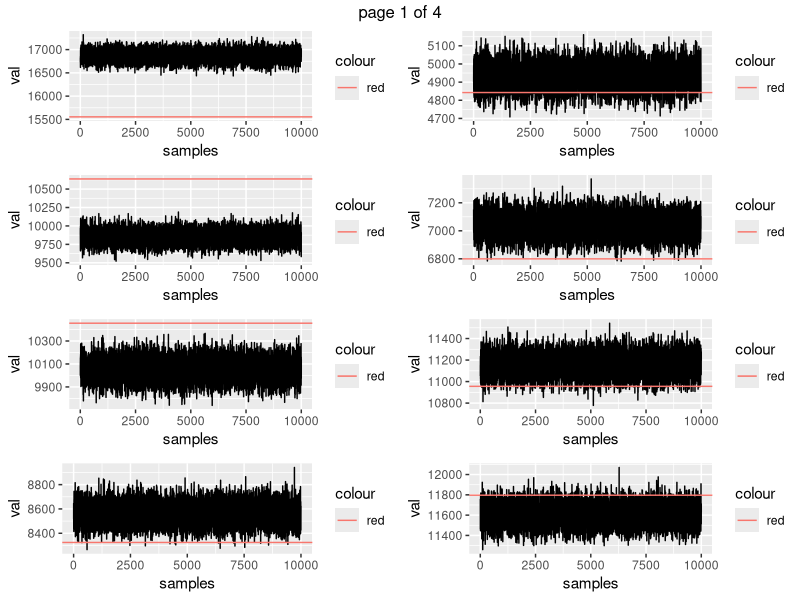
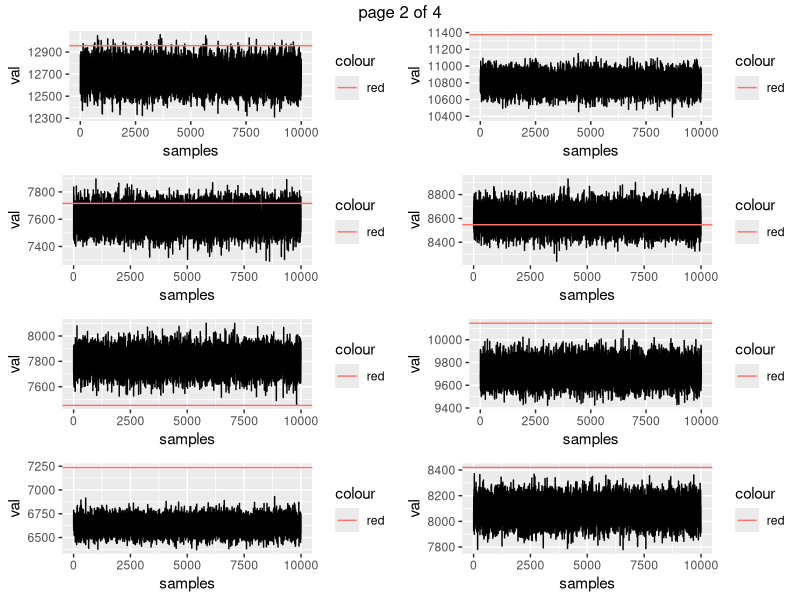
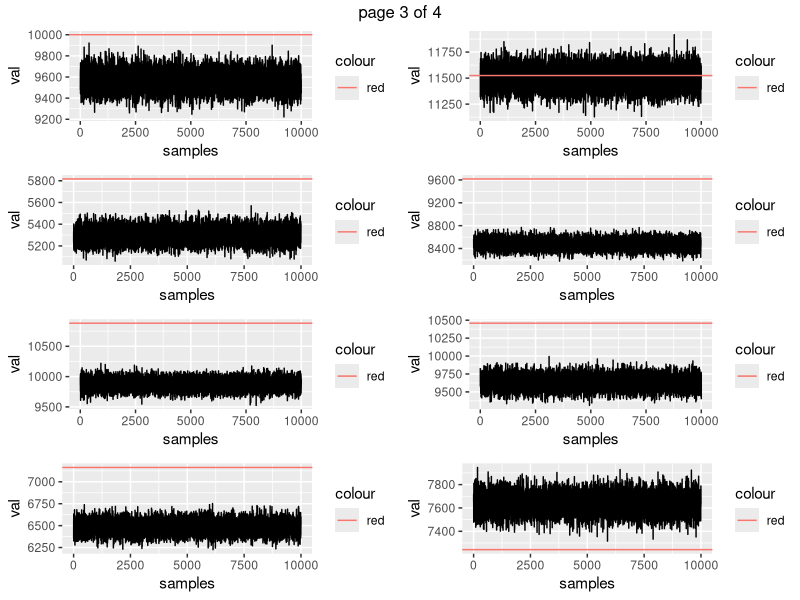
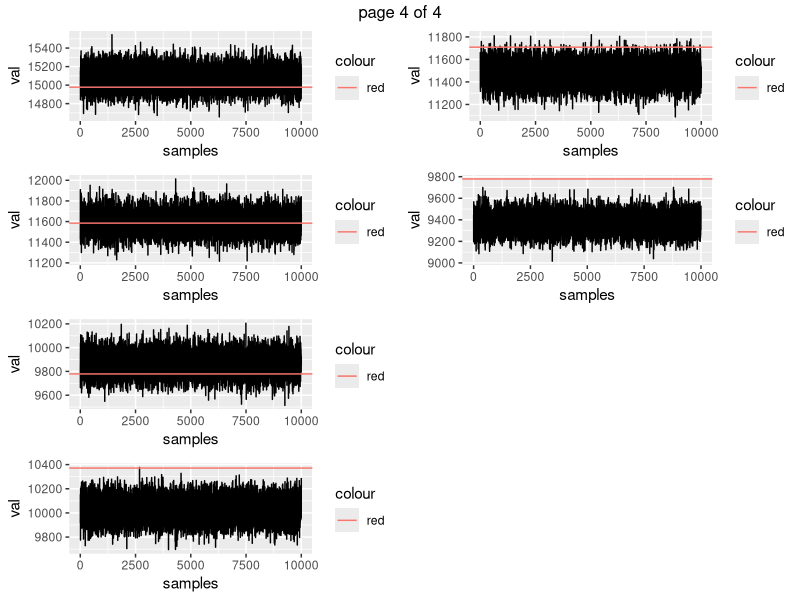

These charts were generated, in order, by the following R code:
library(tidyverse)
library(gtools) # for dirichlet
library(matrixStats) # for logSumExp trick
library(gridExtra) # for multiple plots on pdf

# for reproducibility
set.seed(42)

load_data <- function(path) {
  return()
}

rmc <- function(x0, length, pi0, pi) {
  S <- 0:(nrow(pi)-1)
  x0 <- sample(S, 1, prob = pi0)
  X <- rep(0, length)
  X[1] <- x0
  for (t in 2:length) {
    X[t] <- sample(S, 1, prob = pi[X[t-1] + 1,])
  }
  return(X)
}

simulate_data <- function(M, B, C) {
  # disproportion parameter
  dir.ralpha <- 10
  
  # initial probability (uniform)
  pi0 <- rep(1/M, M)
    
  # transition probability (dirichlet)
  pi <- matrix(nrow = M, ncol = M)
  for (i in 1:M) {
    dir.alpha.i <- rep(1, M)
    dir.alpha.i[i] <- dir.ralpha
    pi[i,] <- rdirichlet(1, dir.alpha.i)
  }  
  
  # read depth (gamma)
  gamma.a <- 10
  gamma.b <- 1000
  
  s <- rgamma(C, gamma.a, scale = gamma.b)
  
  # copy numbers (markov chain)
  X <- rmc(x0, B, pi0, pi)
  
  # fix per-copy expression
  mu <- rbeta(B, 1, 1000)
  
  # simulate reads (poisson)
  Y <- matrix(nrow = B, ncol = C)
  pois.mean <- t(X * t(mu %*% t(s)))
  stopifnot(all(dim(pois.mean) == c(B, C)))
  
  # sample Y from poisson and return the dataset
  for (c in 1:C) {
    Y[,c] <- rpois(B, pois.mean[,c])
  }
  return(list(pi0 = pi0, 
              pi = pi,
              s = s,
              X = X, 
              mu = mu,
              Y = Y))
}

gs_step <- function() {
  return() 
}

M <- 4
B <- 1000
C <- 30

dataset <- simulate_data(M, B, C)

n.test <- 10000 # simulations for test purposes
# TEST 1
# estimate s and fix all the rest

a0 <- .01
b0 <- 100

gamma.a <- a0 + apply(dataset$Y, MARGIN = 2, sum) # vector len C
gamma.b <- b0 / (1 + b0 * sum(dataset$mu * dataset$X)) # scalar
s.chain <- matrix(NA, nrow = n.test, ncol = C)
for (i in 1:n.test) {
  s.new <- rgamma(C, gamma.a, scale = gamma.b)
  s.chain[i,] <- s.new
}

# compare if the mean of the samples is close 
# to the true values
# TODO: use confidence intervals to see how close
# quantile(samples, (.025, .975))
# TODO: print plots of the chain
# the samples are to the true values
dataset$s
apply(s.chain, MARGIN = 2, function (x) {
  return(quantile(x, c(.025, .975)))
})

# TODO: finish this!
plts <- lapply(seq_len(C), FUN = function(i) {
  sdf <- as.data.frame(cbind(idx = 1:n.test, val = s.chain[,i]))
  ggplot(data = sdf) +
    geom_line(mapping = aes(x = idx, y = val)) +
    geom_hline(mapping = aes(yintercept = dataset$s[i], color = "red")) +
    ggtitle(cat("Cell ", i, " samples")) +
    xlab("samples") + ylab("val")
})
ggsave("s_plots.pdf", marrangeGrob(grobs = plts, nrow = 4, ncol = 2))
# TEST 2
# estimate pi and fix all the rest

dir.alpha0 <- rep(.1, M)
cn.pair.counts <- matrix(0, nrow = M, ncol = M)
for (b in 2:B) {
  i <- dataset$X[b-1] + 1
  j <- dataset$X[b] + 1
  # count the frequency of the edges/transitions
  cn.pair.counts[i, j] = cn.pair.counts[i, j] + 1
}

dir.alpha.star <- dir.alpha0 + cn.pair.counts

# pi.chain: list of M matrices, each matrix is n.test x M
pi.chain <- lapply(1:M, function(i) {
  pi.new <- rdirichlet(n.test, dir.alpha.star[i,])
  return(pi.new)
})


# compare if the mean of the samples is close 
# to the true values
do.call(rbind,
  lapply(pi.chain, function(pi.mat) {
    return(apply(pi.mat, MARGIN = 2, mean))
  })
)
dataset$pi



# TEST 3
# estimate copy numbers and fix all the rest
# Note: here we sample all the sequence together
#   with forward-backward Gibbs sampling algorithm (FBG)

pi0 <- rep(1/M, M)
# compute the forward probabilities to the end recursively
# initialize the forward prob to 1/M * b(y1)
log.fwd <- sapply(0:(M-1), function (x) {
  # compute the mean of the poisson for each copy number value
  # given s (for each cell) and the fixed mu value
  pois.mean.b <- dataset$s * x * dataset$mu[1]
  log.fwd.el <- logSumExp(dpois(dataset$Y[1,], lambda = pois.mean.b, log = T)) * pi0[x + 1]
  return(log.fwd.el)
})

log.fwd

for (b in 2:B) {
  log.fwd <- logSumExp(dpois(dataset$Y[b,], lambda = dataset$s * dataset$mu[b]))
}

# FIXME: fwd.filtered 
## fwd.filtered <- log.fwd - logSumExp(log.fwd)
